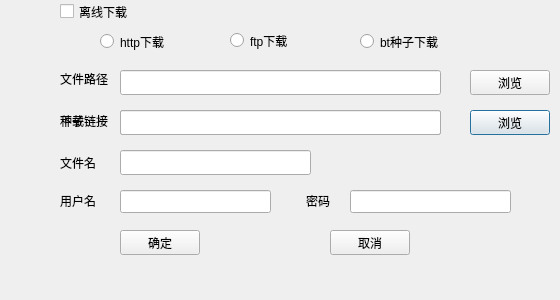
<?xml version="1.0" encoding="UTF-8"?>
<ui version="4.0">
 <class>cloud_addnew</class>
 <widget class="QDialog" name="cloud_addnew">
  <property name="geometry">
   <rect>
    <x>0</x>
    <y>0</y>
    <width>560</width>
    <height>300</height>
   </rect>
  </property>
  <property name="windowTitle">
   <string>新建</string>
  </property>
  <property name="sizeGripEnabled">
   <bool>false</bool>
  </property>
  <property name="modal">
   <bool>false</bool>
  </property>
  <widget class="QRadioButton" name="radioButton">
   <property name="geometry">
    <rect>
     <x>100</x>
     <y>30</y>
     <width>93</width>
     <height>23</height>
    </rect>
   </property>
   <property name="text">
    <string>http下载</string>
   </property>
  </widget>
  <widget class="QRadioButton" name="radioButton_2">
   <property name="geometry">
    <rect>
     <x>360</x>
     <y>30</y>
     <width>93</width>
     <height>23</height>
    </rect>
   </property>
   <property name="text">
    <string>bt种子下载</string>
   </property>
  </widget>
  <widget class="QLabel" name="label">
   <property name="geometry">
    <rect>
     <x>60</x>
     <y>100</y>
     <width>61</width>
     <height>41</height>
    </rect>
   </property>
   <property name="text">
    <string>下载链接</string>
   </property>
  </widget>
  <widget class="QLineEdit" name="lineEdit">
   <property name="geometry">
    <rect>
     <x>120</x>
     <y>110</y>
     <width>321</width>
     <height>25</height>
    </rect>
   </property>
  </widget>
  <widget class="QLineEdit" name="lineEdit_2">
   <property name="geometry">
    <rect>
     <x>120</x>
     <y>110</y>
     <width>321</width>
     <height>25</height>
    </rect>
   </property>
  </widget>
  <widget class="QPushButton" name="pushButton">
   <property name="geometry">
    <rect>
     <x>470</x>
     <y>110</y>
     <width>80</width>
     <height>25</height>
    </rect>
   </property>
   <property name="text">
    <string>浏览</string>
   </property>
   <property name="icon">
    <iconset resource="image.qrc">
     <normaloff>:/home/appex/image/files.png</normaloff>:/home/appex/image/files.png</iconset>
   </property>
  </widget>
  <widget class="QCheckBox" name="checkBox">
   <property name="geometry">
    <rect>
     <x>60</x>
     <y>0</y>
     <width>78</width>
     <height>23</height>
    </rect>
   </property>
   <property name="text">
    <string>离线下载</string>
   </property>
  </widget>
  <widget class="QPushButton" name="pushButton_2">
   <property name="geometry">
    <rect>
     <x>120</x>
     <y>230</y>
     <width>80</width>
     <height>25</height>
    </rect>
   </property>
   <property name="text">
    <string>确定</string>
   </property>
   <property name="autoDefault">
    <bool>true</bool>
   </property>
   <property name="default">
    <bool>false</bool>
   </property>
  </widget>
  <widget class="QPushButton" name="pushButton_3">
   <property name="geometry">
    <rect>
     <x>330</x>
     <y>230</y>
     <width>80</width>
     <height>25</height>
    </rect>
   </property>
   <property name="text">
    <string>取消</string>
   </property>
  </widget>
  <widget class="QLabel" name="label_2">
   <property name="geometry">
    <rect>
     <x>60</x>
     <y>70</y>
     <width>51</width>
     <height>17</height>
    </rect>
   </property>
   <property name="text">
    <string>文件路径</string>
   </property>
  </widget>
  <widget class="QLineEdit" name="lineEdit_3">
   <property name="geometry">
    <rect>
     <x>120</x>
     <y>70</y>
     <width>321</width>
     <height>25</height>
    </rect>
   </property>
  </widget>
  <widget class="QPushButton" name="pushButton_4">
   <property name="geometry">
    <rect>
     <x>470</x>
     <y>70</y>
     <width>80</width>
     <height>25</height>
    </rect>
   </property>
   <property name="text">
    <string>浏览</string>
   </property>
   <property name="icon">
    <iconset resource="image.qrc">
     <normaloff>:/home/appex/image/files.png</normaloff>:/home/appex/image/files.png</iconset>
   </property>
  </widget>
  <widget class="QLabel" name="label_3">
   <property name="geometry">
    <rect>
     <x>60</x>
     <y>155</y>
     <width>51</width>
     <height>16</height>
    </rect>
   </property>
   <property name="text">
    <string>文件名</string>
   </property>
  </widget>
  <widget class="QLineEdit" name="lineEdit_4">
   <property name="geometry">
    <rect>
     <x>120</x>
     <y>150</y>
     <width>191</width>
     <height>25</height>
    </rect>
   </property>
  </widget>
  <widget class="QLabel" name="label_4">
   <property name="geometry">
    <rect>
     <x>60</x>
     <y>112</y>
     <width>51</width>
     <height>17</height>
    </rect>
   </property>
   <property name="text">
    <string>种子</string>
   </property>
  </widget>
  <widget class="QRadioButton" name="radioButton_3">
   <property name="geometry">
    <rect>
     <x>230</x>
     <y>30</y>
     <width>99</width>
     <height>21</height>
    </rect>
   </property>
   <property name="text">
    <string>ftp下载</string>
   </property>
  </widget>
  <widget class="QLabel" name="label_5">
   <property name="geometry">
    <rect>
     <x>60</x>
     <y>190</y>
     <width>57</width>
     <height>21</height>
    </rect>
   </property>
   <property name="text">
    <string>用户名</string>
   </property>
  </widget>
  <widget class="QLineEdit" name="lineEdit_5">
   <property name="geometry">
    <rect>
     <x>120</x>
     <y>190</y>
     <width>151</width>
     <height>23</height>
    </rect>
   </property>
  </widget>
  <widget class="QLabel" name="label_6">
   <property name="geometry">
    <rect>
     <x>306</x>
     <y>190</y>
     <width>31</width>
     <height>21</height>
    </rect>
   </property>
   <property name="text">
    <string>密码</string>
   </property>
  </widget>
  <widget class="QLineEdit" name="lineEdit_6">
   <property name="geometry">
    <rect>
     <x>350</x>
     <y>190</y>
     <width>161</width>
     <height>23</height>
    </rect>
   </property>
  </widget>
 </widget>
 <resources>
  <include location="image.qrc"/>
 </resources>
 <connections/>
</ui>
